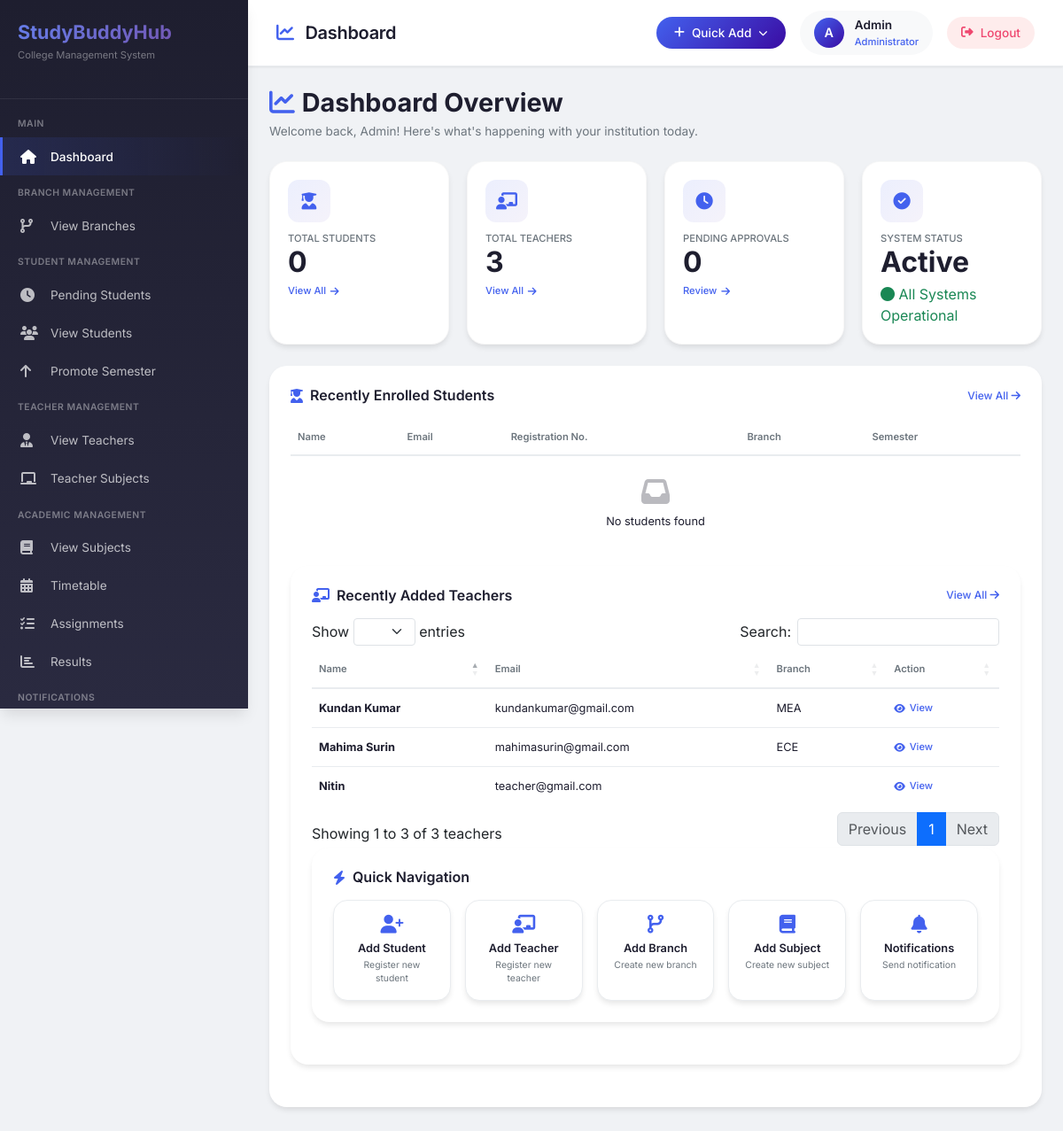
/admin/home.php (signed in), run on the app's committed database.
### tables this page shows
CREATE TABLE `teacher` (
  `id` int(11) NOT NULL,
  `user_id` int(11) DEFAULT NULL,
  `is_active` tinyint(1) NOT NULL DEFAULT 1,
  `name` varchar(100) NOT NULL,
  `email` varchar(100) NOT NULL,
  `mobile` varchar(10) NOT NULL,
  `branch` varchar(50) DEFAULT NULL,
  `qualification` varchar(255) DEFAULT NULL,
  `experience` int(11) DEFAULT NULL,
  `joining_date` date DEFAULT NULL,
  `address` text DEFAULT NULL,
  `dob` date DEFAULT NULL,
  `gender` varchar(10) DEFAULT NULL,
  `created_at` timestamp NOT NULL DEFAULT current_timestamp(),
  `updated_at` timestamp NULL DEFAULT NULL ON UPDATE current_timestamp(),
  `updated_by` int(11) DEFAULT NULL
);

### admin/home.php (the view, shortened to what this page needs)
<?php
$host = "localhost";
$user = "root";
$password = "";
$db = "users";
$data = mysqli_connect($host, $user, $password, $db);
$student_count = 0;
$teacher_count = 0;
$pending_count = 0;
$recent_students = [];
$recent_teachers = [];
$q1 = mysqli_query($data, "SELECT COUNT(*) AS total FROM admission");
if ($q1 && $row = mysqli_fetch_assoc($q1)) {
    $student_count = (int)$row['total'];
}
$q2 = mysqli_query($data, "SELECT COUNT(*) AS total FROM teacher");
if ($q2 && $row = mysqli_fetch_assoc($q2)) {
    $teacher_count = (int)$row['total'];
}
$q3 = mysqli_query($data, "SELECT COUNT(*) AS total FROM admission_requests WHERE status = 'pending'");
if ($q3 && $row = mysqli_fetch_assoc($q3)) {
    $pending_count = (int)$row['total'];
}
$rt = mysqli_query($data, "SELECT id, name, email, branch FROM teacher ORDER BY id DESC LIMIT 5");
if ($rt && mysqli_num_rows($rt) > 0) {
    while ($r = mysqli_fetch_assoc($rt)) {
        $recent_teachers[] = $r;
    }
}
$admin_name = $_SESSION['username'];
?>
<!DOCTYPE html>
<html lang="en">
<head>
    <link href="https://cdn.jsdelivr.net/npm/bootstrap@5.3.8/dist/css/bootstrap.min.css" rel="stylesheet">
    <link rel="stylesheet" href="https://cdnjs.cloudflare.com/ajax/libs/font-awesome/6.4.0/css/all.min.css">
    <link href="https://unpkg.com/aos@2.3.1/dist/aos.css" rel="stylesheet">
    <link rel="stylesheet" href="https://cdn.datatables.net/1.13.6/css/dataTables.bootstrap5.min.css">
</head>
<body>
<div class="admin-wrap">
    <div class="sidebar" id="sidebar">
        <div class="sidebar-header">
            <h3>StudyBuddyHub</h3>
            <p>College Management System</p>
        </div>
        <div class="sidebar-menu">
            <div class="menu-title">MAIN</div>
            <a href="home.php" class="active"> <i class="fas fa-home"></i> <span>Dashboard</span> </a>
            <div class="menu-title">BRANCH MANAGEMENT</div>
            <a href="branches.php"> <i class="fas fa-code-branch"></i> <span>View Branches</span> </a>
            <div class="menu-title">STUDENT MANAGEMENT</div>
            <a href="pending_requests.php"> <i class="fas fa-clock"></i> <span>Pending Students</span>
            </a>
            <a href="view_student.php"> <i class="fas fa-users"></i> <span>View Students</span> </a>
            <a href="promote_semester.php"> <i class="fas fa-arrow-up"></i> <span>Promote Semester</span> </a>
            <div class="menu-title">TEACHER MANAGEMENT</div>
            <a href="view_teacher.php"> <i class="fas fa-user-tie"></i> <span>View Teachers</span> </a>
            <a href="teacher_subjects.php"> <i class="fas fa-chalkboard"></i> <span>Teacher Subjects</span> </a>
            <div class="menu-title">ACADEMIC MANAGEMENT</div>
            <a href="subjects.php"> <i class="fas fa-book"></i> <span>View Subjects</span> </a>
            <a href="timetable.php"> <i class="fas fa-calendar-alt"></i> <span>Timetable</span> </a>
            <a href="assignments.php"> <i class="fas fa-tasks"></i> <span>Assignments</span> </a>
            <a href="results.php"> <i class="fas fa-chart-bar"></i> <span>Results</span> </a>
            <div class="menu-title">NOTIFICATIONS</div>
        </div>
    </div>
    <div class="main">
        <div class="modern-topbar">
            <div class="topbar-left">
                <div class="page-title">
                    <i class="fas fa-chart-line"></i> Dashboard
                </div>
            </div>
            <div class="topbar-right">
                <div class="quick-dropdown">
                    <button class="quick-add-btn" id="quickAddBtn">
                        <i class="fas fa-plus"></i> <span>Quick Add</span> <i class="fas fa-chevron-down" style="font-size: 0.65rem;"></i>
                    </button>
                </div>
                <a href="profile.php" class="admin-profile">
                    <div class="admin-avatar">
                        <?php if (!empty($_SESSION['profile_pic']) && file_exists(__DIR__ . '/../uploads/profile_pics/' . $_SESSION['profile_pic'])): ?>
                            <img src="../uploads/profile_pics/<?php echo htmlspecialchars($_SESSION['profile_pic']); ?>" alt="Avatar">
                        <?php else: ?>
                            <?php echo strtoupper(substr($_SESSION['username'] ?? 'A', 0, 1)); ?>
                        <?php endif; ?>
                    </div>
                    <div class="admin-info">
                        <div class="admin-name"><?php echo htmlspecialchars($admin_name); ?></div>
                        <div class="admin-role">Administrator</div>
                    </div>
                </a>
                <a href="../logout.php" class="logout-btn">
                    <i class="fas fa-sign-out-alt"></i> <span>Logout</span>
                </a>
            </div>
        </div>
        <div class="content">
            <div class="page-header" data-aos="fade-up">
                <h2> <i class="fas fa-chart-line" style="color: var(--primary);"></i> Dashboard Overview </h2>
                <p>Welcome back, <?php echo htmlspecialchars($admin_name); ?>! Here's what's happening with your institution today.</p>
            </div>
            <div class="stats-grid">
                <div class="stat-card" data-aos="fade-up" data-aos-delay="100">
                    <div class="stat-icon"><i class="fas fa-user-graduate"></i></div>
                    <div class="stat-content">
                        <h4>Total Students</h4>
                        <div class="stat-number"><?php echo $student_count; ?></div>
                        <div class="stat-footer">
                            <a href="view_student.php" class="stat-link">View All <i class="fas fa-arrow-right"></i></a>
                        </div>
                    </div>
                </div>
                <div class="stat-card" data-aos="fade-up" data-aos-delay="200">
                    <div class="stat-icon"><i class="fas fa-chalkboard-teacher"></i></div>
                    <div class="stat-content">
                        <h4>Total Teachers</h4>
                        <div class="stat-number"><?php echo $teacher_count; ?></div>
                        <div class="stat-footer">
                            <a href="view_teacher.php" class="stat-link">View All <i class="fas fa-arrow-right"></i></a>
                        </div>
                    </div>
                </div>
                <div class="stat-card" data-aos="fade-up" data-aos-delay="300">
                    <div class="stat-icon"><i class="fas fa-clock"></i></div>
                    <div class="stat-content">
                        <h4>Pending Approvals</h4>
                        <div class="stat-number"><?php echo $pending_count; ?></div>
                        <div class="stat-footer">
                            <a href="pending_requests.php" class="stat-link">Review <i class="fas fa-arrow-right"></i></a>
                        </div>
                    </div>
                </div>
                <div class="stat-card" data-aos="fade-up" data-aos-delay="400">
                    <div class="stat-icon"><i class="fas fa-check-circle"></i></div>
                    <div class="stat-content">
                        <h4>System Status</h4>
                        <div class="stat-number">Active</div>
                        <div class="stat-footer">
                            <span class="text-success"><i class="fas fa-circle"></i> All Systems Operational</span>
                        </div>
                    </div>
                </div>
            </div>
            <div class="table-card" data-aos="fade-up" data-aos-delay="600">
                <div class="table-header">
                    <h4><i class="fas fa-user-graduate" style="color: var(--primary);"></i> Recently Enrolled Students</h4>
                    <a href="view_student.php" class="view-all">View All <i class="fas fa-arrow-right"></i></a>
                </div>
                <div class="table-responsive">
                    <table class="data-table" id="studentsTable">
                        <thead>
                            <tr>
                                <th>Name</th>
                                <th>Email</th>
                                <th>Registration No.</th>
                                <th>Branch</th>
                                <th>Semester</th>
                            </tr>
                        </thead>
                        <tbody>
                            <?php if (!empty($recent_students)): ?>
                                <?php foreach ($recent_students as $student): ?>
                                <tr id="student-row-<?php echo $student['id']; ?>">
                                    <td><strong><?php echo htmlspecialchars($student['Name']); ?></strong></td>
                                    <td><?php echo htmlspecialchars($student['Email']); ?></td>
                                    <td><?php echo htmlspecialchars($student['registration_no']); ?></td>
                                    <td><?php echo htmlspecialchars($student['Branch']); ?></td>
                                    <td>Semester <?php echo htmlspecialchars($student['Semester']); ?></td>
                                 </tr
                                <?php endforeach; ?>
                            <?php else: ?>
                                <tr class="empty-state-row">
                                    <td colspan="5" class="empty-state text-center py-4">
                                        <i class="fas fa-inbox fa-2x mb-2 d-block"></i>
                                        <p>No students found</p>
                                     </td
                                 </tr
                            <?php endif; ?>
                        </tbody>
                     </table
                </div>
            </div>
            <div class="table-card" data-aos="fade-up" data-aos-delay="700">
                <div class="table-header">
                    <h4><i class="fas fa-chalkboard-teacher" style="color: var(--primary);"></i> Recently Added Teachers</h4>
                    <a href="view_teacher.php" class="view-all">View All <i class="fas fa-arrow-right"></i></a>
                </div>
                <div class="table-responsive">
                    <table class="data-table" id="teachersTable">
                        <thead>
                            <tr>
                                <th>Name</th>
                                <th>Email</th>
                                <th>Branch</th>
                                <th>Action</th>
                            </tr>
                        </thead>
                        <tbody>
                            <?php if (!empty($recent_teachers)): ?>
                                <?php foreach ($recent_teachers as $teacher): ?>
                                <tr id="teacher-row-<?php echo $teacher['id']; ?>">
                                    <td><strong><?php echo htmlspecialchars($teacher['name']); ?></strong></td>
                                    <td><?php echo htmlspecialchars($teacher['email']); ?></td>
                                    <td><?php echo htmlspecialchars($teacher['branch']); ?></td>
                                    <td><a href="view_teacher.php" class="stat-link"><i class="fas fa-eye"></i> View</a></td>
                                 </tr
                                <?php endforeach; ?>
                            <?php endif; ?>
                     </table
                </div>
            </div>
            <div class="table-card" data-aos="fade-up" data-aos-delay="800">
                <div class="table-header">
                    <h4><i class="fas fa-bolt" style="color: var(--primary);"></i> Quick Navigation</h4>
                </div>
                <div class="quick-actions-grid">
                    <div class="quick-action-item" data-page="add_student.php" data-title="Add New Student" data-icon="fa-user-plus">
                        <i class="fas fa-user-plus"></i>
                        <h6>Add Student</h6>
                        <p>Register new student</p>
                    </div>
                    <div class="quick-action-item" data-page="add_teacher.php" data-title="Add New Teacher" data-icon="fa-chalkboard-teacher">
                        <i class="fas fa-chalkboard-teacher"></i>
                        <h6>Add Teacher</h6>
                        <p>Register new teacher</p>
                    </div>
                    <div class="quick-action-item" data-page="add_branch.php" data-title="Add New Branch" data-icon="fa-code-branch">
                        <i class="fas fa-code-branch"></i>
                        <h6>Add Branch</h6>
                        <p>Create new branch</p>
                    </div>
                    <div class="quick-action-item" data-page="add_subject.php" data-title="Add New Subject" data-icon="fa-book">
                        <i class="fas fa-book"></i>
                        <h6>Add Subject</h6>
                        <p>Create new subject</p>
                    </div>
                    <div class="quick-action-item" data-page="add_notification.php" data-title="Send Notification" data-icon="fa-bell">
                        <i class="fas fa-bell"></i>
                        <h6>Notifications</h6>
                        <p>Send notification</p>
                    </div>
                </div>
            </div>
        </div>
    </div>
</div>
</body>
</html>

### data on the page
teacher: name "Kundan Kumar", email "kundankumar@gmail.com", branch "MEA"
teacher: name "Mahima Surin", email "mahimasurin@gmail.com", branch "ECE"
teacher: name "Nitin", email "teacher@gmail.com"

### other printed values
substr($_SESSION['username'] ?? 'A', 0, 1) "A"
$admin_name "Admin"
$student_count "0"
$teacher_count "3"
$pending_count "0"
